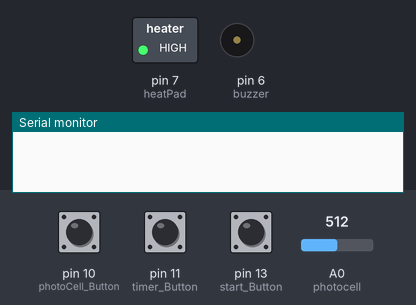
Bench run of a sketch on a simulated Arduino Uno, built with avr-gcc and run on an emulated ATmega328P. Shown: switched loads named in the sketch (green lamp = pin HIGH), buzzer (waves = sounding), the last lines printed to the serial monitor. Inputs (shaded band) come from the test bench; at power-on: pin 13 (start_Button) LOW, pin 10 (photoCell_Button) LOW, pin 11 (timer_Button) LOW, A0 (photocell) = 512.

Above: at 1.2 s.
1.3 s: pin 13 (start_Button) pulled HIGH for 0.15 s
4.4 s: pin 10 (photoCell_Button) pulled HIGH for 0.15 s
At 6.0 s:
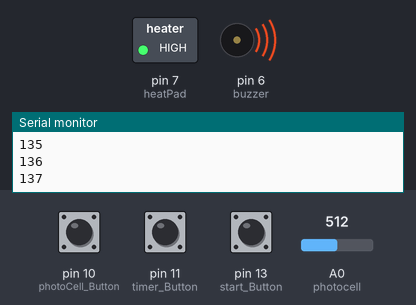
6.9 s: pin 11 (timer_Button) pulled HIGH for 1 s
9.4 s: pin 10 (photoCell_Button) pulled HIGH for 1 s
At 12.4 s:
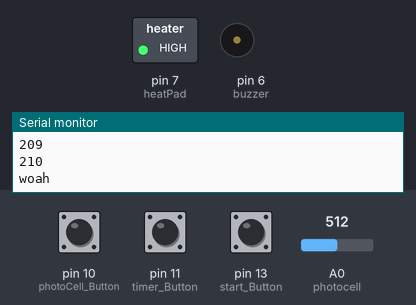
12.7 s: pin 10 (photoCell_Button) pulled HIGH for 3.2 s
At 16.3 s:
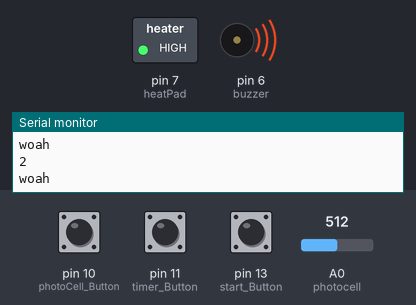
18.2 s: A0 (photocell) set to 716
At 19.4 s:
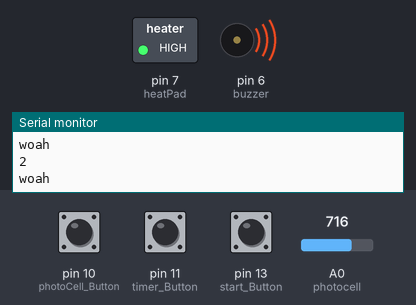
Timing chart, 0 to 20.7 s (numbered marks = the images above; inputs shaded):
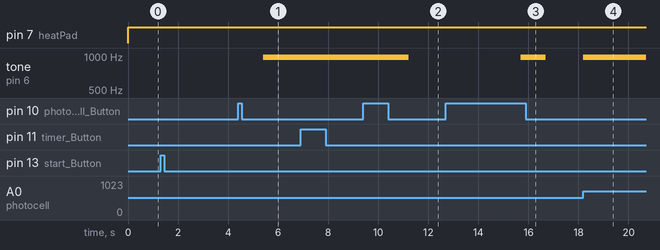

The sketch:

SnoozePillow.ino
```cpp
#define buzzer 6                  //Alarm buzzer
#define heatPad 7                 //Pillow heater
#define photocell A0

#define timer_Button 11           //Button associated to the incremental increase of goalTime
#define start_Button 13           //Button associated to starting the timer and machine
#define photoCell_Button 10

bool startAlarm;                  //Bool that sets off the buzzers as alarms
bool beginTimer;                  //Bool that starts the functions of the napPillow
bool getTimeOnce = false;         //Bool that gets a number from millis() once
bool photoCell = true;

int heatTemp = 0;
int buzzerIntensity = 0;          //Intensity in whicht the buzzer vibrates at
int timeIncreaseInterval = 3000;  //Increases the alarmTime by X ammount

unsigned long currentTimer;       //CurrentTime is the number grabbed from millis() once
unsigned long goalTime = 3000;    //GoalTime is when the designated time to set off the alarm
unsigned long correctedTimer;     //CorrectedTime is the timer adjusted by millis()

int photoCellReading;

void setup() {
  Serial.begin(9600);

  pinMode(photoCell, INPUT);
  pinMode(heatPad, OUTPUT);        //Sets the heating pads as output
  pinMode(buzzer, OUTPUT);         //Sets the buzzer as output
  pinMode(timer_Button, INPUT);    //Sets goalTime button as input
  pinMode(start_Button, INPUT);    //Sets goalTime button as input
  pinMode(photoCell_Button, INPUT);

  startAlarm = false;              //Sets startAlarm by default to false - the timer will not start until this is set to true
}

void loop() {
  photoCellReading = analogRead(photocell);
  //Serial.print("analog reading = ");
  //Serial.println(photoCellReading);

  digitalWrite(heatPad, HIGH);
  //Function that checks if the timer should start
  deviceOn();
  photoCellOn();
  if (beginTimer == true) {
    getTime();                      // Gets the current Time
    alarmManager();                 // Decides if alaram is on or off
    startBuzz();                    // Sets the buzzer on
  } else if (beginTimer == false) {
    analogWrite(buzzer, 0);       //Sets buzzer to not be active
    getTimeOnce = false;            //Bool that allows time to get minis() only once
  }
  goalTimeManager();                // Allows for the increase in time before alarm goes off
}

//Condition that checks what state startAlarm is on.
void startBuzz() {
  //If startAlarm is true, the buzzer starts, otherwise it is off
  if (startAlarm == true && photoCell == true) {
    //Sets off alarm and intensity according to buzzerIntensity
    analogWrite(buzzer, photoCellReading * 4);
  } else if (startAlarm == true && photoCell == false) {
    analogWrite(buzzer, buzzerIntensity);
    //Incrementally adds to buzzerIntensity
    buzzerIntensity ++;
    Serial.println(buzzerIntensity);
    //Condition that checks if intensity has surpassed 210
    if (buzzerIntensity >= 210) {
      //Resets the intensity to 0
      buzzerIntensity = 0;
      //Executes buzzerReset after one second
      delay(1000);
    }
  }
}

//Gets the current time according to millis()
void getTime() {
  //Condition that checks if time should be gotten
  if (getTimeOnce == false) {
    Serial.println("hi");
    //Sets currentTimer to current value of millis()
    currentTimer = millis();
    //Makes it so currentTimer only gets millis() once
    getTimeOnce = true;
  }
  //Sets timer starting from 0 seconds according to millis() - currentTimer
  correctedTimer = millis() - currentTimer;
  //Serial.println(currentTimer);
}

//Condition that checks if currentTimer is larger or equal to goalTime
void alarmManager() {
  //if currentTimer is larger/equal, startAlarm is set to true, otherwise it is false
  if (millis() - currentTimer >= goalTime) {
    startAlarm = true;
  } else {
    startAlarm = false;
  }
}

//Condition that checks if the button has been pressed, increasing goalTime
void goalTimeManager() {
  //Sets the value or button to buttonVal.`
  int timerButtonVal = digitalRead(timer_Button);
  //If the button is pressed, 3 seconds is added to goalTimer
  if (timerButtonVal == true) {
    goalTime += timeIncreaseInterval;

    Serial.println("currentTimer : ");
    Serial.println(currentTimer);
    Serial.println("goalTime : ");
    Serial.println(goalTime);

    //Delay set to control goalTime incremental increase
    delay(1000);
  }
}

void deviceOn() {
  int startButtonVal = digitalRead(start_Button);
  if (startButtonVal == true) {
    beginTimer = !beginTimer;
    Serial.println(beginTimer);
    delay(1000);
  }
}

void photoCellOn() {
  int photoButtonVal = digitalRead(photoCell_Button);
  if (photoButtonVal == true) {
    photoCell = !photoCell;
    Serial.println("woah");
    delay(1000);
  }
}
```

Measured:
- after the input at 4.4 s, tone on pin 6 (buzzer): silent → 977 Hz after 1.0 s
- after the input at 9.4 s, tone on pin 6 (buzzer): 977 Hz → silent after 1.8 s
- after the input at 12.7 s, tone on pin 6 (buzzer): silent → 977 Hz after 3.0 s, → silent 1.0 s later
- after the input at 18.2 s, tone on pin 6 (buzzer): silent → 977 Hz at once
